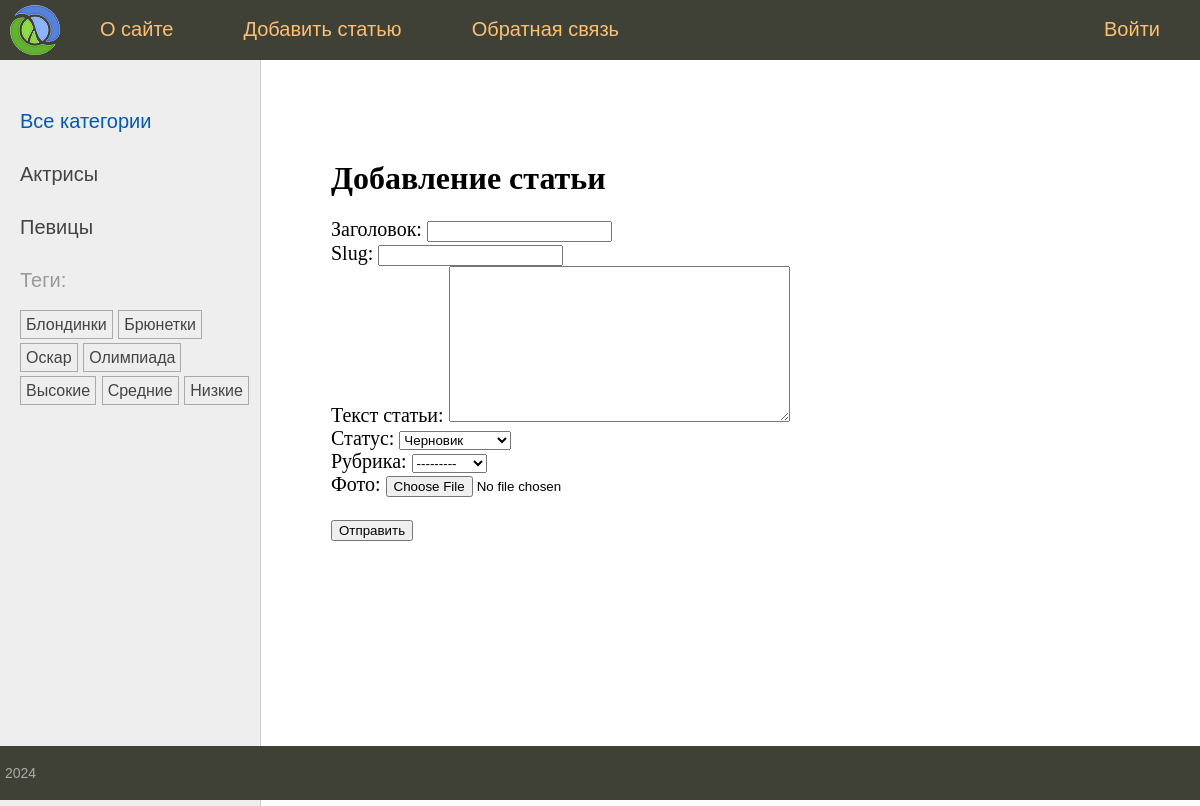
The page /addpage/ on the database its author committed.
### women/models.py (models this page shows, shortened)
class Category(models.Model):
    name = models.CharField(max_length=100, db_index=True, verbose_name="Категория")
    slug = models.SlugField(max_length=255, unique=True, db_index=True)
    class Meta:
        verbose_name = 'Категория'
        verbose_name_plural = 'Категории'
    def __str__(self):
        return self.name
    def get_absolute_url(self):
        return reverse('category', kwargs={'cat_slug': self.slug})

class TagPost(models.Model):
    tag = models.CharField(max_length=100, db_index=True)
    slug = models.SlugField(max_length=255, unique=True, db_index=True)
    class Meta:
        verbose_name = 'Тэг'
        verbose_name_plural = 'Тэги'
    def get_absolute_url(self):
        return reverse_lazy('tag', kwargs={'tag_slug': self.slug})

### women/views.py (the view)
# urls.py: path('addpage/', views.AddPage.as_view(), name='add_page'),
class AddPage(CreateView):
    model = Women
    fields = ['title', 'slug', 'content', 'is_published', 'cat', 'photo']
    template_name = 'women/addpage.html'
    extra_context = {
        'menu': menu,
        'title': 'Добавление статьи',
    }

### women/templatetags/women_tags.py (called while the page is built)
@register.inclusion_tag('women/list_categories.html')
def show_categories(cat_selected_id=0):
    cats = Category.objects.all()
    return {'cats': cats, 'cat_selected': cat_selected_id}

@register.inclusion_tag('women/list_tags.html')
def show_all_tags():
    return {"tags": TagPost.objects.all()}

### women/templates/women/addpage.html (shortened to what this page needs)
{% extends 'base.html' %}
{% block content %}
<h1>{{title}}</h1>
<form action="" method="post" enctype="multipart/form-data">
    {{ form.as_div }}
    <p><button type="submit">Отправить</button></p>
</form>
{% endblock %}

### women/templates/women/list_categories.html
{% for cat in cats %}
{% if cat.id == cat_selected %}
<li class="selected">{{cat.name}}</li>
{% else %}
<li><a href="{{ cat.get_absolute_url }}">{{cat.name}}</a></li>
{% endif %}
{% endfor %}

### women/templates/women/list_tags.html
{% if tags %}
    Теги:</p>
    <ul class="tags-list">
        {% for t in tags %}
        <li><a href="{{t.get_absolute_url}}">{{t.tag}}</a></li>
        {% endfor %}
    </ul>
{% endif %}

### women/static/women/css/styles.css (style rules this page uses)
html, body { font-family: 'Arial'; margin: 0; padding: 0; height: 100%; width: 100%; color: #444; }
a { color: #0059b2; text-decoration: none; }
.left-chapters ul { width: 230px; margin: 0; padding: 20px 10px 10px 20px; list-style: none; font-size: 20px; }
.left-chapters ul li { margin: 30px 0 0 0; color: #999; }
.left-chapters ul li a { color: #444; text-decoration: none; }
ul.tags-list { width: 100%; margin: 0; padding: 0; list-style: none; }
ul.tags-list li { margin: 0; padding: 0 0 10px; display: inline-block; }
ul.tags-list li a { padding: 5px; font-size: 16px; border: 1px solid #aaa; }
.content-text h1 { font-size: 32px; }

### rows shown on the page
Category: name "Актрисы"
Category: name "Певицы"
TagPost: tag "Блондинки"
TagPost: tag "Брюнетки"
TagPost: tag "Оскар"
TagPost: tag "Олимпиада"
TagPost: tag "Высокие"
TagPost: tag "Средние"
TagPost: tag "Низкие"

### other values the page prints
{{ m.title }} "О сайте" "Добавить статью" "Обратная связь" "Войти"
{{ title }} "Добавление статьи"
